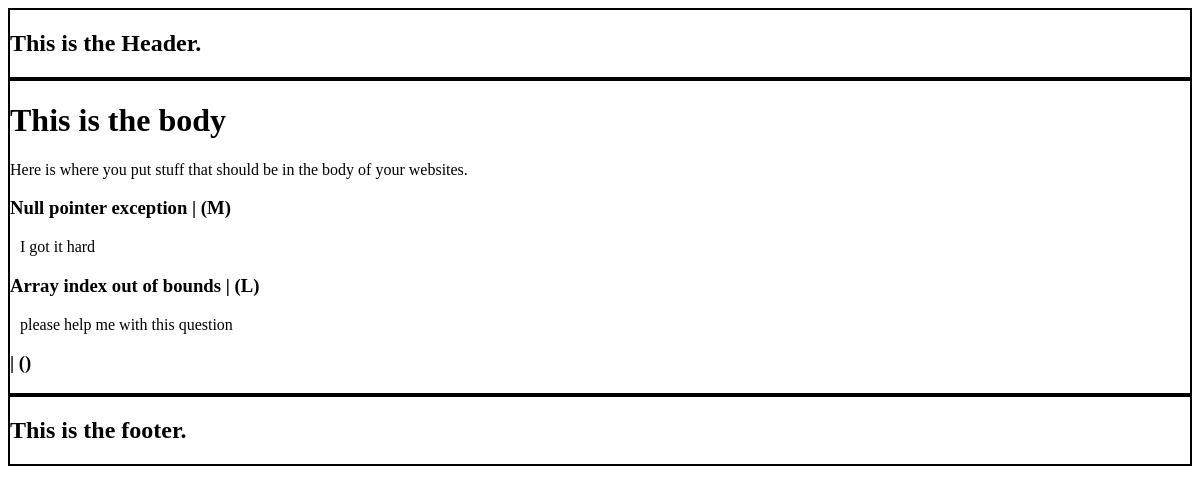
The app's page /, older data.
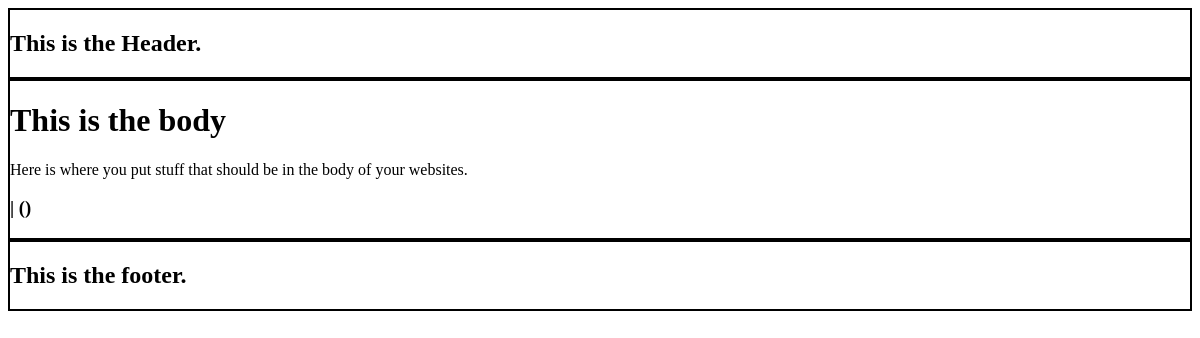
The same page, newer data.
### personal/models.py (models this page shows, shortened)
class Question(models.Model):
    title    = models.CharField(max_length=60)
    question = models.TextField(max_length=400)
    priority = models.CharField(max_length=1,choices=PRIORITY)
    class Meta:
     verbose_name = "The Question"
     verbose_name_plural = "Peoples Questions"

### personal/views.py (the view)
# urls.py: path('',home_screen_view,name="home"),
def home_screen_view(request):
    context={}
    questions = Question.objects.all()
    context['questions']=questions
    return render(request,"personal/home.html",context)

### personal/templates/personal/home.html
{% extends 'base.html' %}
{% block content %}
<div style="border: 2px solid #000;">
<h1>This is the body</h1>
<p>Here is where  you put stuff that should be in the body of your websites.</p>
{% for question in questions %}
    {% include 'personal/snippets/body_snippet.html' with value=question %}
    {% endfor %}
{% include 'personal/snippets/body_snippet.html' %}
</div>
{% endblock content %}

### templates/base.html
<!DOCTYPE html>
<html lang=en>
    <head>
        <div style="border: 2px solid #000;">
            <h2>This is the Header.</h2>
          </div>
    </head>
    <body>
        {% block content %}
        {% endblock content %}
    </body>
    <footer>
      <div style="border: 2px solid #000;">
        <h2>This is the footer.</h2>
      </div>
    </footer>
</html>

### personal/templates/personal/snippets/body_snippet.html
<h3>{{value.title}} | ({{value.priority}})</h3>
<p style="margin-left:10px;">{{value.question}}</p>

Row changes from the older to the newer data that the page shows:
removed Question: title "Null pointer exception", priority "M", question "I got it hard"
removed Question: title "Array index out of bounds", priority "L", question "please help me with this question"
